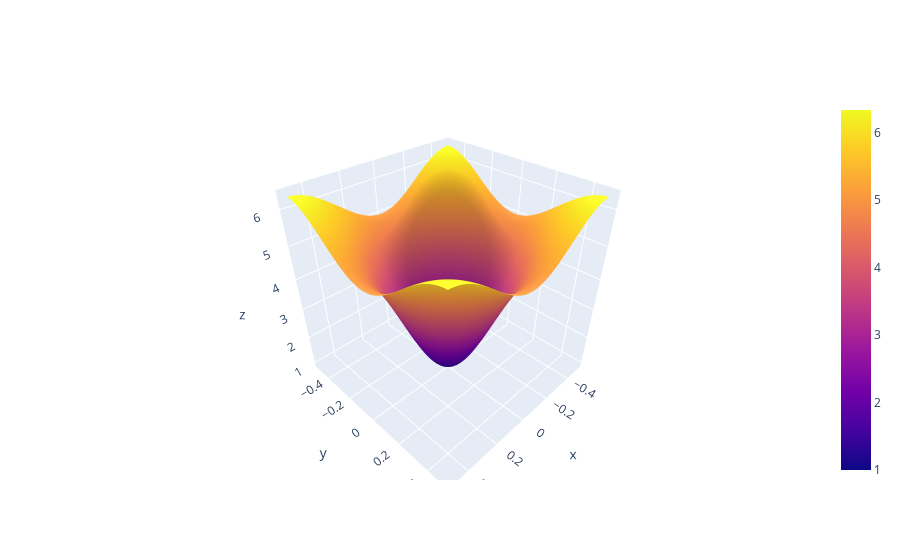

Notebook code for this chart:
### Markdown cell above
From [fspecial docs](http://www.ece.northwestern.edu/local-apps/matlabhelp/toolbox/images/fspecial.html):

fspecial creates unsharp filters using:

![fspecial-unsharp](notebook-images/fspecial-unsharp.gif)

When not passing the $\alpha$ parameter, its default value is $\frac{1}{5}$


fspecial("disk") returns a circular averaging filter (pillbox) within the square matrix of side 2*radius+1. The default radius is 5.

### Code cell
#Codigo para ex1.m

# Function that simulates Matlab's fspecial function behaviour
def fspecial(filter_type, radius=5, alpha=0.2): 
	if (filter_type == "disk"):
		r=radius
		[y,x] = np.ogrid[-r:r+1, -r:r+1]
		disk = x**2+y**2 <= r**2
		disk = disk.astype(float)
		sumdisk=disk.sum()
		if sumdisk!=0:
			disk/=sumdisk
		h = disk
	elif (filter_type == "unsharp"):
		a=alpha
		h = 1/(a+1) * np.array([[-a, a-1, -a], [a-1, a+5, a-1], [-a, a-1, -a]])
	return h

# Function that simulates Matlab's conv2 function behaviour (The rotations are to get exact conv2 behaviour)
def conv2(img, h, mode="same"):
	return np.rot90(convolve2d(np.rot90(img,2), np.rot90(h, 2), mode=mode), 2)

# The three options found in ex1.m
#h = np.array([[0, 1/6, 0], [1/6, 1/3, 1/6], [0, 1/6, 0]])
#h = fspecial("disk")
h = fspecial("unsharp")

# Code that simulates the freqz2 Matlab function by transforming the filter coeficients using N=128
# Shifting that transformation to the origin and showing it on a nice graph
N = 256
H = fft.fftshift(fft.fft2(h, [N, N]))
f = fft.fftshift(fft.fftfreq(N))
fig = go.Figure(data=[go.Surface(x=f, y=f, z=np.abs(H))])
fig.show()

# We create a 256x256 image and make it an unit impulse image by setting the central pixel to 1
big = np.zeros((N, N))
big[int(N/2 - 1), int(N/2 - 1)] = 1


# We then use our defined conv2 function to convolute the filter's coeficients with the image
h1 = conv2(big, h)

# Now we can see the resulting image spectrum using fft2
S = fft.fft2(h1)
SM = np.absolute(S)

# And we plot the image spectrum shifted to the origin
plt.imshow(fft.fftshift(SM/np.amax(SM)))
plt.show()

#Lastly, we can use logarithmic scale to get a better understanding of the spectrum
IMd = np.log(1 + np.absolute(SM))
plt.imshow(fft.fftshift(IMd/np.amax(IMd)))
plt.show()

### Figure 1 — Plotly figure (JSON) as saved in the notebook; plotly's stock layout.template omitted (floating-point values rounded to 4 significant figures; data arrays with more than 128 entries replaced by an {"elided": "..."} marker saying what was removed)
{"data": [{"type": "surface", "x": {"elided": "256 float values"}, "y": {"elided": "256 float values"}, "z": {"elided": "256x256 float values"}}], "layout": {}}
